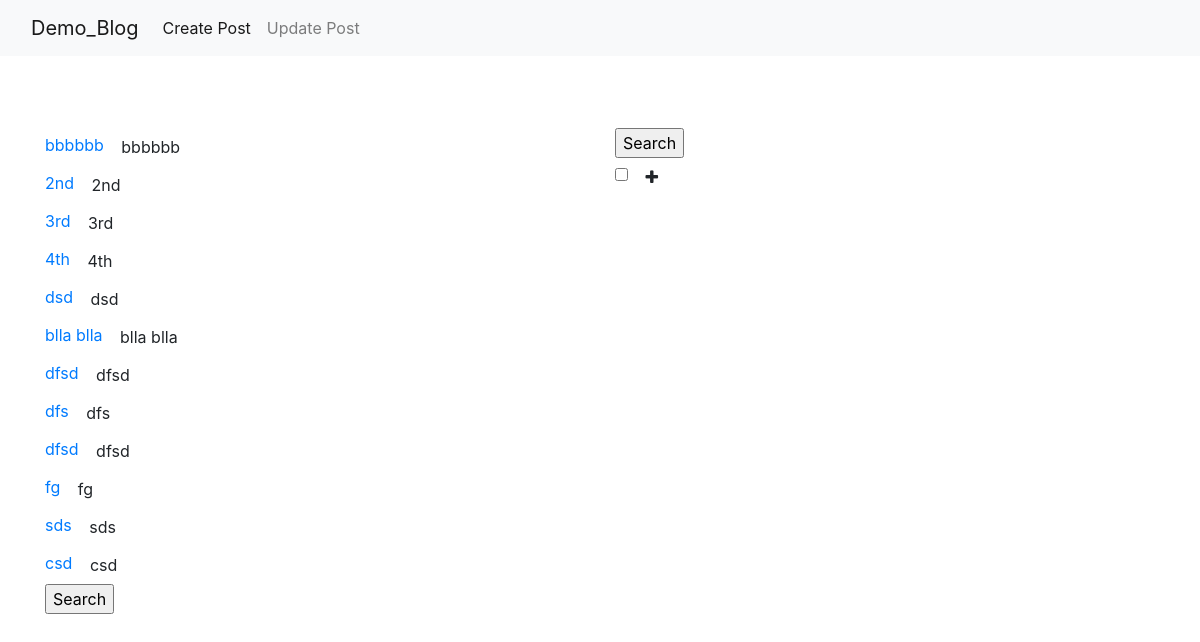
The page /update/ on the database its author committed.
### streeApp/models.py (models this page shows, shortened)
class Posts(models.Model):
    title = models.CharField(max_length=250)
    detail = models.TextField(null=True)
    tags = models.ManyToManyField(Tags)

### streeApp/views.py (the view, shortened to what this page needs)
# urls.py: path('update/', views.updatePost, name='updatePost'),
def updatePost(request):
    posts = Posts.objects.all()
    tags = Tags.objects.all()
    tag_form = NewTagsForm(request.POST or None)
    post_form = NewPostForm(request.POST or None)
    update_form = UpdatePostForm(request.POST or None)
    post_id = request.POST.get('post_id')
    post_idd = 29
    if post_id ==str(post_id):
        post_idd = int(post_id)
        print("::::::::::::::::", post_idd, type(post_idd))
    edit_post = get_object_or_404(Posts, pk=post_idd)  # (model,pk)
    form = UpdatePostForm(instance=edit_post)
    if request.method == "POST":
        task = request.POST.get('task')
        form = UpdatePostForm(request.POST, instance=edit_post)
        if form.is_valid():
            form.save()
    if tag_form.is_valid():
        tag_form.save()
        return HttpResponseRedirect(request.path_info)
    context = {'tags': tags, 'posts':posts , 'update_form':update_form, 'form': form}
    template = 'pages/update_blog.html'
    return render(request, template, context)

### streeApp/forms.py
class UpdatePostForm(forms.ModelForm):
    class Meta:
        model = Posts
        fields = '__all__'
        widgets = {
            'detail': forms.Textarea(attrs={'class': 'col-md-8  '}),
        }

### streeApp/models.py (called while the page is built)
    def __str__(self):
        return self.name

### streeApp/templates/pages/update_blog.html (shortened to what this page needs)
{% extends 'base.html' %}
{% block content %}
    <br>
    <br>
    <br>
    <div class="container">
        <div class="row">
            <div class="col-xs-12 col-sm-6">
                <div class="box">
                    {% for post in posts %}
                        <a href="{{ post.id }}">{{ post.title }}</a>
                        <button class="btn" type="submit" data-toggle="collapse" data-target="#demo"
                                onclick="menuCollapse('{{ post.id }}')">{{ post.title }}</button>
                        <br>
                    {% endfor %}
                    <form method="POST">
                        <input type="submit" value="Search">
                    </form>
                </div>
            </div>
            <div class="col-xs-12 col-sm-6">
                <div class="box">
                    <form method="post">
                        <input type="submit" value="Search">
                    </form>
                    {% load mptt_tags %}
                    {% recursetree tags %}
                        <div id="{{ node.id }}">
                            <input type="checkbox" id="valueList" name="{{ node.name }}" value="{{ node.id }}"
                                   class="checkbox">
                            <button class="btn" onclick="myFunction({{ node.id }})"><i class="fa fa-plus"></i></button>
                        </div>
                    {% endrecursetree %}
                </div>
            </div>
        </div>
    </div>
{% endblock %}

### rows shown on the page
Posts: title "bbbbbb"
Posts: title "2nd"
Posts: title "3rd"
Posts: title "4th"
Posts: title "dsd"
Posts: title "blla blla"
Posts: title "dfsd"
Posts: title "dfs"
Posts: title "dfsd"
Posts: title "fg"
Posts: title "sds"
Posts: title "csd"
